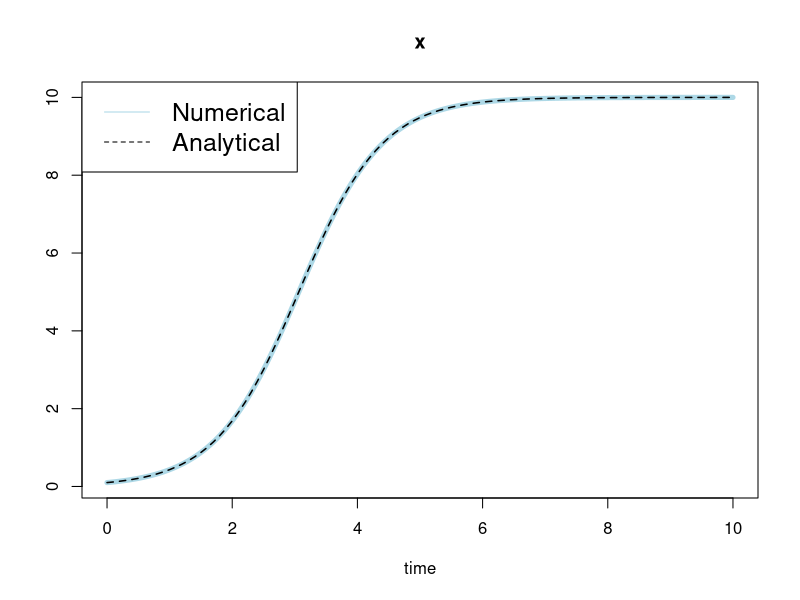
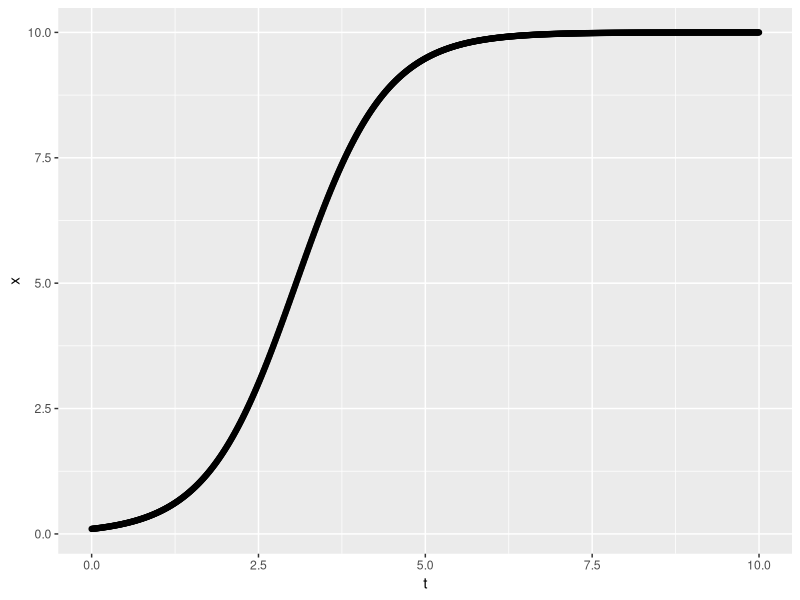

Write R code to recreate these figures, in order.
## Time sequence
t <- seq(0, 10, by = 0.01)
# parameters
parameters <- c(r = 1.5, K = 10)

# initial condition
state <- c(x = 0.1)

# let's define the right-hand side of the differential equation
# It must be a function of the dependent variable (x) and of the 
# time (t), even if time does not appear explicitly
# this is how you define a function:
logistic <- function(t, state, parameters){
  with(as.list(c(state, parameters)), {
    dx <- r*x*(1-x/K)
    list(dx)
  })
}

## Necessary R packages
library(deSolve)
library(ggplot2)

## Run the numerical integration
out <- ode(y = state, times = t, func = logistic, parms = parameters)

## Plots
## Standard plot library
plot(out, lwd=5, col="lightblue")
curve(0.1*10*exp(1.5*x)/(10+0.1*(exp(1.5*x)-1)), add=TRUE, lty=2, lwd=1.5)
legend("topleft", c("Numerical", "Analytical"), lty=c(1,2), col=c("lightblue", "black"), cex=1.5)
## ggplot2 library
ggplot(data = as.data.frame(out), aes(t, x)) + geom_point()
